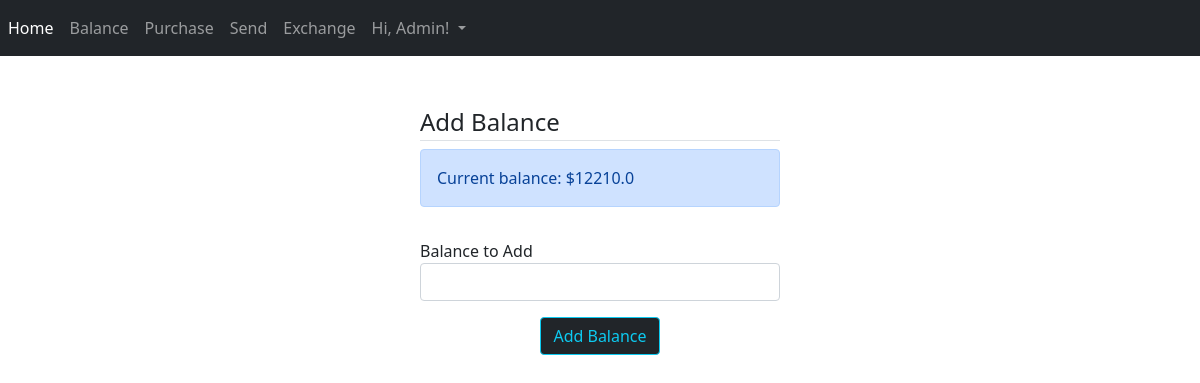
/add_balance (signed in), run on an earlier commit of the app's database.
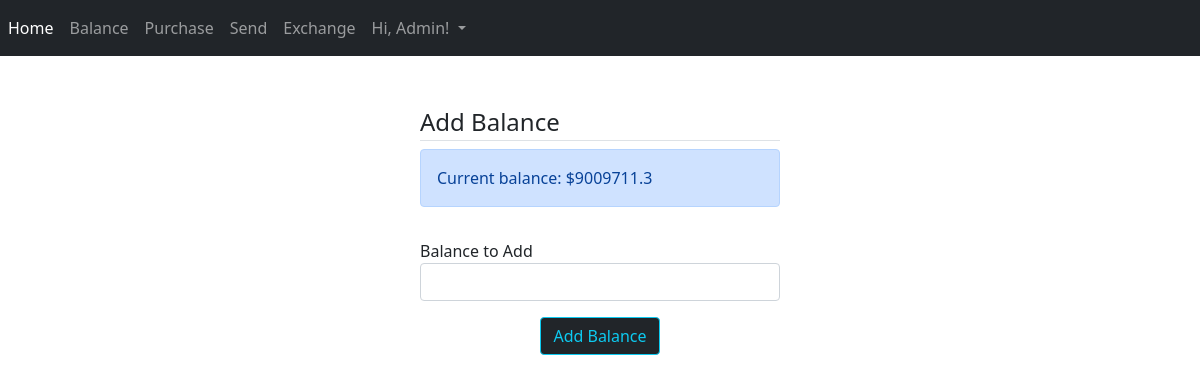
And on a later commit of the database.
### CryptoExchange/models/dbmodels.py (models this page shows, shortened)
class User(db.Model, UserMixin):
    id = db.Column(db.Integer, primary_key=True)
    first_name = db.Column(db.String(20), nullable=False)
    last_name = db.Column(db.String(20), nullable=False)
    address = db.Column(db.String(20), nullable=False)
    city = db.Column(db.String(20), nullable=False)
    country = db.Column(db.String(20), nullable=False)
    phone = db.Column(db.String(15), nullable=False, unique=True)
    email = db.Column(db.String(120), nullable=False, unique=True)
    password = db.Column(db.String(60), nullable=False)
    verified = db.Column(db.Boolean, default=False, nullable=False)
    balance = db.Column(db.Float, default=0, nullable=False)
    sent_transactions = db.relationship('Transactions', backref='sender',
                                        foreign_keys="Transactions.sender_id", lazy=True)
    recv_transactions = db.relationship('Transactions', backref='receiver',
                                        foreign_keys="Transactions.receiver_id", lazy=True)

### CryptoExchange/controllers/routes.py (the view)
@app.route('/add_balance', methods=['GET', 'POST'])
@login_required
def add_balance():
    if not current_user.verified:
        return redirect(url_for('profile_activation'))
    form = AddBalanceForm()
    form.current_balance.data = current_user.balance
    if form.validate_on_submit():
        current_user.balance = current_user.balance + float(form.balance_to_add.data)
        current_user.balance = round(current_user.balance, 2)
        db.session.commit()
        flash('Balance successfully added!', 'success')
        return redirect(url_for('purchase'))
    return render_template('add_balance.html', title='Add Balance', form=form)

### CryptoExchange/forms/AddBalanceForm.py (shortened to what this page needs)
class AddBalanceForm(FlaskForm):
    current_balance = StringField('Current balance')
    balance_to_add = StringField('Balance to Add', validators=[DataRequired()])
    submit = SubmitField('Add Balance')

### CryptoExchange/models/dbmodels.py (called while the page is built)
@login_manager.user_loader
def load_user(user_id):
    return User.query.get(int(user_id))

### CryptoExchange/templates/add_balance.html (shortened to what this page needs)
{% extends "layout.html" %}
{% block content %}
    <div style="margin: 0 auto; width: 30%;">
        <div class="content-section pt-5">
            <form action="" method="post">
                <fieldset class="form-group">
                    <legend class="border-bottom mb-2">Add Balance</legend>
                    <div class="form-group">
                        <div class="alert alert-primary" role="alert">
                        Current balance: ${{ form.current_balance.data }}
                    </div>
                    </div>
                    <div class="form-group">
                        {{ form.balance_to_add.label(class="form-control-label mt-3") }}
                        {% if form.balance_to_add.errors %}
                        {{ form.balance_to_add(class="form-control form-control-md is-invalid")}}
                            <div class="invalid-feedback">
                                {% for error in form.balance_to_add.errors %}
                                    <span>{{ error }}</span>
                                {% endfor %}
                            </div>
                        {% else %}
                            {{ form.balance_to_add(class="form-control form-control-md") }}
                        {% endif %}
                    </div>
                </fieldset>
                <div style="margin-top: 1rem;" class="text-center">
                    {{ form.submit(class="btn btn-outline-info btn-dark") }}
                </div>
            </form>
        </div>
    </div>
{% endblock content %}

### CryptoExchange/templates/layout.html (shortened to what this page needs)
<!DOCTYPE html>
<html lang="en" xmlns="">
<head>
    <link href="https://cdn.jsdelivr.net/npm/bootstrap@5.1.3/dist/css/bootstrap.min.css" rel="stylesheet"
>
    <link rel="stylesheet" type="text/css" href="https://cdn.datatables.net/1.11.4/css/jquery.dataTables.css">
</head>
<body>
<nav class="navbar navbar-expand-sm navbar-dark bg-dark">
    <div class="collapse navbar-collapse" id="navbarNav">
        <div class="navbar-nav">
            <a class="nav-item nav-link active" href="{{ url_for('home') }}">Home</a>
            {% if current_user.is_authenticated %}
            <a class="nav-item nav-link" href="{{ url_for('balance') }}">Balance</a>
            <a class="nav-item nav-link" href="{{ url_for('purchase') }}">Purchase</a>
            <a class="nav-item nav-link" href="{{ url_for('transfer') }}">Send</a>
            <a class="nav-item nav-link" href="{{ url_for('exchange') }}">Exchange</a>
            <div class="nav-item dropdown ms-auto">
                <a class="nav-link dropdown-toggle" href="#" id="navbarDropdownMenuLink" role="button"
                   data-toggle="dropdown" aria-haspopup="true" aria-expanded="false">
                    Hi, {{ current_user.first_name }}!
                </a>
            </div>
            {% else %}
            <a class="nav-item nav-link" href="{{ url_for('register') }}">Register</a>
            <a class="nav-item nav-link" href="{{ url_for('login') }}">Login</a>
            {% endif %}
        </div>
    </div>
</nav>
{% block content %}{% endblock %}
</body>
<br/>
</html>

What changed in the data, as far as the page shows it:
changed User "Admin": current_balance.data "12210.0" → "9009711.3"
